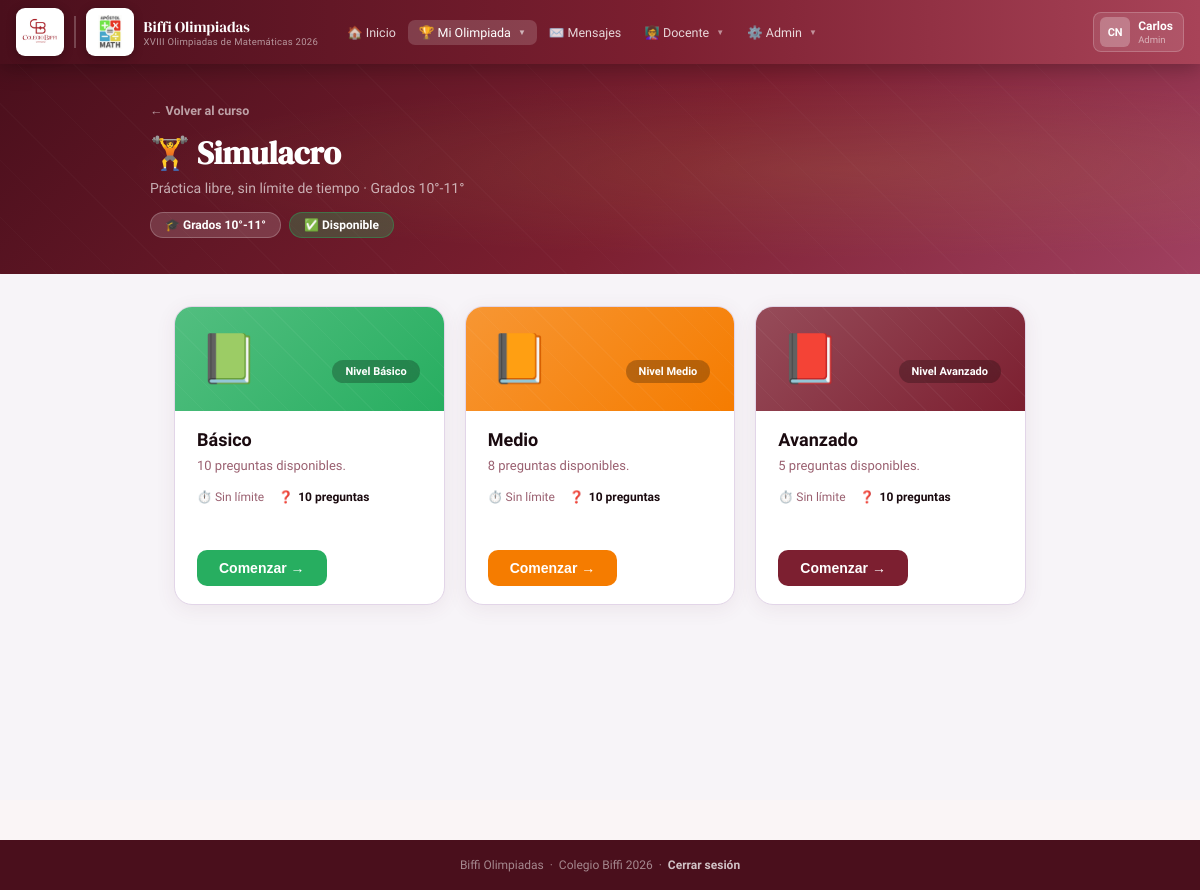
Page /pruebas.php?tipo=simulacro (signed in) on the committed database.
### tables this page shows
CREATE TABLE IF NOT EXISTS `pruebas_config` (
  `id`                INT AUTO_INCREMENT PRIMARY KEY,
  `tipo_prueba`       ENUM('simulacro','clasificatoria','selectiva','final') NOT NULL,
  `grupo_grado`       ENUM('4-5','6-7','8-9','10-11') NOT NULL,
  `tiempo_limite_min` TINYINT UNSIGNED DEFAULT NULL,
  `num_preguntas`     TINYINT UNSIGNED DEFAULT 10,
  `max_intentos`      TINYINT UNSIGNED DEFAULT 0 COMMENT '0 = ilimitado',
  `habilitada`        TINYINT(1) DEFAULT 0,
  `instrucciones`     TEXT DEFAULT NULL,
  `creado_en`         DATETIME DEFAULT CURRENT_TIMESTAMP,
  UNIQUE KEY `config_unica` (`tipo_prueba`, `grupo_grado`)
);

### includes/config.php (called while the page is built, shortened)
<?php
function isDocente() { return in_array($_SESSION['rol'] ?? '', ['admin','docente']); }
function grupoDeGrado(?int $grado): string {
    if($grado === null) return '10-11';
    return '10-11';
}
function miGrupo(): string {
    return grupoDeGrado($_SESSION['grado'] ?? null);
}
function etiquetaGrupo(string $g): string {
    return ['4-5'=>'Grados 4°-5°','6-7'=>'Grados 6°-7°',
            '8-9'=>'Grados 8°-9°','10-11'=>'Grados 10°-11°'][$g] ?? $g;
}
function pruebaHabilitada($pdo, string $tipo, string $grupo): bool {
    if($tipo === 'simulacro') return true;
}
function intentosRestantes($pdo, int $uid, string $tipo, string $grupo, ?string $nivel=null): int {
    if($tipo === 'simulacro') return -1;
}
function tiposPrueba(): array {
    return [
        'simulacro'     => ['🏋️',  'Simulacro',           'Práctica libre, sin límite de tiempo'],
        'clasificatoria'=> ['🎯',  'Prueba Clasificatoria','Selecciona a los mejores'],
        'selectiva'     => ['⭐',  'Prueba Selectiva',     'Segunda fase oficial'],
        'final'         => ['🏆',  'Prueba Final',         'Gran final de las olimpiadas'],
    ];
}
?>

### pruebas.php (the view, shortened to what this page needs)
<?php
require_once 'includes/config.php';
$mi_grupo = miGrupo();
$tipo     = $_GET['tipo'] ?? 'simulacro';
$tipos_info = tiposPrueba();
$tipo_info  = $tipos_info[$tipo];
$habilitada = pruebaHabilitada($pdo, $tipo, $mi_grupo);
$nivel_estudiante = strtolower($_SESSION['nivel'] ?? '');
$niveles_labels = [
    'basico' => 'BÁSICO',
    'medio' => 'MEDIO',
    'avanzado' => 'AVANZADO',
];
$grupos_labels = [
    '4-5' => '4° y 5°',
    '6-7' => '6° y 7°',
    '8-9' => '8° y 9°',
    '10-11' => '10° y 11°',
];
$nivel_banner = $niveles_labels[$nivel_estudiante] ?? strtoupper($nivel_estudiante);
$grupo_banner = $grupos_labels[$mi_grupo] ?? etiquetaGrupo($mi_grupo);
$niveles = ['basico'=>['📗','Básico','#27AE60'],
            'medio' =>['📙','Medio', '#F57C00'],
            'avanzado'=>['📕','Avanzado','#7C1F30']];
$info_niveles = [];
foreach($niveles as $niv=>[$ico,$lbl,$color]){
    try {
        $c = $pdo->prepare("SELECT COUNT(*) FROM preguntas WHERE tipo_prueba=? AND grupo_grado=? AND nivel=?");
        $c->execute([$tipo,$mi_grupo,$niv]); $cnt=(int)$c->fetchColumn();
    } catch(\Exception $e){}
    $cfg = null;
    try {
        $s = $pdo->prepare("SELECT * FROM pruebas_config WHERE tipo_prueba=? AND grupo_grado=?");
        $s->execute([$tipo,$mi_grupo]); $cfg=$s->fetch();
    } catch(\Exception $e){}
    $intentos_rest = intentosRestantes($pdo,(int)$_SESSION['user_id'],$tipo,$mi_grupo,$niv);
    $max_int       = intval($cfg['max_intentos']??0);
    $usado         = 0;
    $bloqueado  = (!isDocente() && $tipo!=='simulacro' && $max_int>0 && $intentos_rest===0);
    $disponible = !$bloqueado;
    $info_niveles[$niv] = compact('ico','lbl','color','cnt','cfg','intentos_rest','max_int','usado','bloqueado','disponible');
}
require_once 'includes/header.php';
?>
<div class="sel-page">
  <div class="sel-hero">
    <div class="sel-hero-inner">
      <a href="curso.php" class="sel-back">← Volver al curso</a>
      <h1><?=$tipo_info[0]?> <?=$tipo_info[1]?></h1>
      <p><?=$tipo_info[2]?> · <?=etiquetaGrupo($mi_grupo)?></p>
      <div class="sel-hero-badges">
        <span class="shb">🎓 <?=etiquetaGrupo($mi_grupo)?></span>
        <?php if($habilitada): ?>
        <span class="shb" style="background:rgba(39,174,96,.3);border-color:rgba(39,174,96,.4)">✅ Disponible</span>
        <?php else: ?>
        <span class="shb" style="background:rgba(229,57,53,.3);border-color:rgba(229,57,53,.4)">🔒 No disponible</span>
        <?php endif ?>
      </div>
    </div>
  </div>
  <div class="sel-body">
    <?php if($tipo === 'clasificatoria' && !isDocente()): ?>
    <?php $clas_info = $info_niveles[$nivel_estudiante] ?? reset($info_niveles); ?>
    <?php $clas_href = 'simulacro.php?tipo='.$tipo.'&nivel='.$nivel_estudiante; ?>
    <div class="clas-wrap">
      <div class="clas-banner">
        <span class="clas-dot"></span>
        <div class="clas-banner-text">
          <strong>ESTÁS INSCRITO EN EL NIVEL <?=$nivel_banner?></strong>
          <span>| GRADOS <?=$grupo_banner?></span>
        </div>
      </div>
      <div class="clas-card">
        <div class="clas-head">
          <h2>PRUEBA CLASIFICATORIA 2026</h2>
          <p>XVIII OLIMPIADAS DE MATEMÁTICAS UIS - SECUNDARIA</p>
        </div>
        <div class="clas-body">
          <section class="rule-sec">
            <div class="rule-title green">✏️ 1. ELEMENTOS PERMITIDOS</div>
            <div class="rule-text">
              Para la presentación de la Prueba Clasificatoria, <strong>únicamente</strong> está permitido el uso de:
            </div>
            <div class="tag-list">
              <span class="tag-item">Hojas blancas</span>
              <span class="tag-item">Lápiz</span>
              <span class="tag-item">Borrador</span>
              <span class="tag-item">Sacapuntas</span>
            </div>
          </section>
          <section class="rule-sec red">
            <div class="rule-title red">⚠️ 2. CAUSALES DE ANULACIÓN</div>
            <div class="rule-text">La prueba será anulada en los siguientes casos:</div>
            <ul class="rule-list">
              <li>Suplantación de identidad del estudiante.</li>
              <li>Acceso a páginas de internet distintas a la plataforma Moodle.</li>
              <li>Uso de inteligencia artificial, calculadoras, celulares, libros, apuntes o cualquier otro material no autorizado en Elementos permitidos.</li>
            </ul>
            <div class="rule-text">
              En caso de que un estudiante incumpla estas reglas, o las establecidas por el colegio en el marco de la logística para la presentación de la prueba, el docente enlace deberá reportar la falta al correo <strong>olimpiadas.matematicas@uis.edu.co</strong> para proceder con la anulación de la prueba.
            </div>
          </section>
          <section class="rule-sec teal">
            <div class="rule-title teal">🛡️ 3. HONOR OLÍMPICO</div>
            <div class="rule-text">
              El Comité Organizador de las OMU para Secundaria – 2026, presumirá el <strong>honor olímpico de cada uno</strong> de los participantes, así como el de las instituciones que representan, en los términos del juramento que a continuación se presenta:
            </div>
            <div class="oath-box">
              "Al ingresar a la Prueba Clasificatoria, juro abstenerme de compartir o recibir las preguntas o las respuestas del cuestionario, así como recibir ayuda de terceros en su realización, o cualquier otro acto deshonesto que pueda conducir a la trampa, al fraude, perjudique a mis compañeros competidores o lesione el buen nombre de mi colegio y de mi familia, en el marco de las Olimpiadas de Matemáticas UIS."
            </div>
          </section>
          <section class="rule-sec blue">
            <div class="rule-title blue">ℹ️ 4. ESTRUCTURA</div>
            <div class="rule-text">
              Esta prueba consta de <strong>9 preguntas de selección múltiple con única respuesta</strong>. Para contestar una pregunta seleccione la opción que considere correcta. Adicionalmente encontrarás una pregunta sobre el grado de escolaridad que cursas actualmente.
            </div>
          </section>
          <section class="rule-sec orange">
            <div class="rule-title orange">✅ 5. CALIFICACIÓN</div>
            <div class="rule-text">La calificación de este examen es así:</div>
            <div class="score-box">
              <div class="score-row gray"><strong>Base por presentación:</strong><strong>+9 puntos</strong></div>
              <div class="score-row green"><strong>Respuesta correcta:</strong><strong>+5 puntos</strong></div>
              <div class="score-row red"><strong>Respuesta incorrecta:</strong><strong>-1 punto</strong></div>
              <div class="score-row blue"><strong>Opción “No sé”:</strong><strong>0 puntos</strong></div>
            </div>
          </section>
          <section class="rule-sec dark">
            <div class="rule-title dark">⌛ 6. TIEMPO Y CONDICIONES DE ENVÍO</div>
            <div class="rule-text">
              El tiempo límite para contestar esta prueba es de <strong>120 minutos</strong>. Asegúrate de enviar tus respuestas antes de terminar este tiempo.
            </div>
            <div class="important-box">
              <h4>⚠️ ¡IMPORTANTE!</h4>
              <p>
                Para presentar la prueba tendrás un <strong>ÚNICO INTENTO</strong>. Por favor, ponte en contacto con tu profesor de matemáticas, quien te indicará la fecha (entre el 24 y el 27 de marzo) y el horario (de 6 a.m a 5 p.m.) específicos para realizarla. Una vez que se inicie el cuestionario, el tiempo empezará a correr y dispondrás de solo 2 horas para completarlo.
              </p>
            </div>
          </section>
        </div>
      </div>
      <div class="meta-card">
        <div class="meta-card-title">🧾 Prueba Clasificatoria del Nivel <?=$nivel_banner?> (<?=$grupo_banner?>)</div>
        <div class="meta-line"><strong>Abrió:</strong> viernes, 27 de marzo de 2026, 06:00 &nbsp;&nbsp; <strong>Cierra:</strong> viernes, 27 de marzo de 2026, 18:00</div>
      </div>
      <div class="results-card">
        <div class="results-card-title">🏆 Resultados de la Prueba Clasificatoria</div>
        <div class="rule-text">
          A partir del lunes 6 de abril, podrás consultar aquí los resultados oficiales de la Prueba Clasificatoria.
        </div>
        <div class="rule-text">
          Te invitamos a estar atento(a) a esta fecha para conocer tu desempeño y los siguientes pasos del proceso en las olimpiadas.
        </div>
      </div>
      <div class="start-panel">
        <div class="start-copy">
          <h3>Ingreso al cuestionario</h3>
          <p>
            Tu acceso está configurado para el nivel <?=$nivel_banner?> y el grupo <?=$grupo_banner?>.
            Cuando estés listo, podrás iniciar tu único intento desde aquí.
          </p>
        </div>
        <?php if(!empty($clas_info['bloqueado'])): ?>
        <div class="nc-blocked-msg" style="font-size:14px">🔒 Ya agotaste tu intento disponible.</div>
        <?php elseif(empty($clas_info['cnt'])): ?>
        <div class="nc-blocked-msg" style="font-size:14px;color:#9a6070">📭 Esta prueba aún no tiene preguntas cargadas.</div>
        <?php else: ?>
        <a href="<?=$clas_href?>" class="start-btn">Entrar al cuestionario</a>
        <?php endif ?>
      </div>
    </div>
    <?php else: ?>
    <div class="sel-grid">
    <?php foreach($info_niveles as $niv=>$info):
      $cfg   = $info['cfg'];
      $color = $info['color'];
      $tl    = $cfg['tiempo_limite_min']??null;
      $np    = intval($cfg['num_preguntas']??10);
      $href  = $info['disponible'] ? 'simulacro.php?tipo='.$tipo.'&nivel='.$niv : '#';
    ?>
    <a href="<?=$href?>" class="nivel-card <?=(!$info['disponible'])?'blocked':''?>">
      <div class="nc-top" style="background:linear-gradient(135deg,<?=$color?>cc,<?=$color?>)">
        <span class="nc-icon"><?=$info['ico']?></span>
        <span class="nc-badge">Nivel <?=$info['lbl']?></span>
      </div>
      <div class="nc-body">
        <div class="nc-title"><?=$info['lbl']?></div>
        <div class="nc-sub">
          <?php if($info['cnt']===0): ?>
            Sin preguntas disponibles aún.
          <?php elseif($info['bloqueado']): ?>
            Has completado el máximo de intentos.
          <?php else: ?>
            <?=$info['cnt']?> pregunta<?=$info['cnt']!=1?'s':''?> disponible<?=$info['cnt']!=1?'s':''?>.
          <?php endif ?>
        </div>
        <div class="nc-stats">
          <?php if($tl): ?>
          <span class="nc-stat">⏱️ <strong><?=$tl?> min</strong></span>
          <?php else: ?>
          <span class="nc-stat">⏱️ Sin límite</span>
          <?php endif ?>
          <span class="nc-stat">❓ <strong><?=$np?> preguntas</strong></span>
        </div>
      </div>
      <div class="nc-cta">
        <?php if($info['bloqueado']): ?>
          <span class="nc-blocked-msg">🔒 Intentos agotados</span>
        <?php elseif($info['cnt']===0): ?>
          <span class="nc-blocked-msg" style="color:#9a6070">📭 Sin preguntas</span>
        <?php elseif(!$habilitada && !isDocente()): ?>
          <span class="nc-blocked-msg">🔒 No disponible</span>
        <?php else: ?>
          <button class="nc-action" style="background:<?=$color?>" onclick="event.preventDefault();location.href='<?=$href?>'">
            Comenzar →
          </button>
        <?php endif ?>
      </div>
    </a>
    <?php endforeach ?>
    </div>
    <?php endif ?>
  </div>
</div>
<?php require_once 'includes/footer.php'; ?>

### rows in the picture
pruebas_config: ico "📗", lbl "Básico", num_preguntas "10"

### other values in the picture
$_iniciales "CN"
$_nombre "Carlos"
$rol_actual "Admin"
$tipo_info[0] "🏋️"
$tipo_info[1] "Simulacro"
$tipo_info[2] "Práctica libre, sin límite de tiempo"
etiquetaGrupo($mi_grupo) "Grados 10°-11°"
$info['ico'] "📙"
$info['lbl'] "Medio"
$info['cnt'] "8"
$info['ico'] "📕"
$info['lbl'] "Avanzado"
$info['cnt'] "5"
